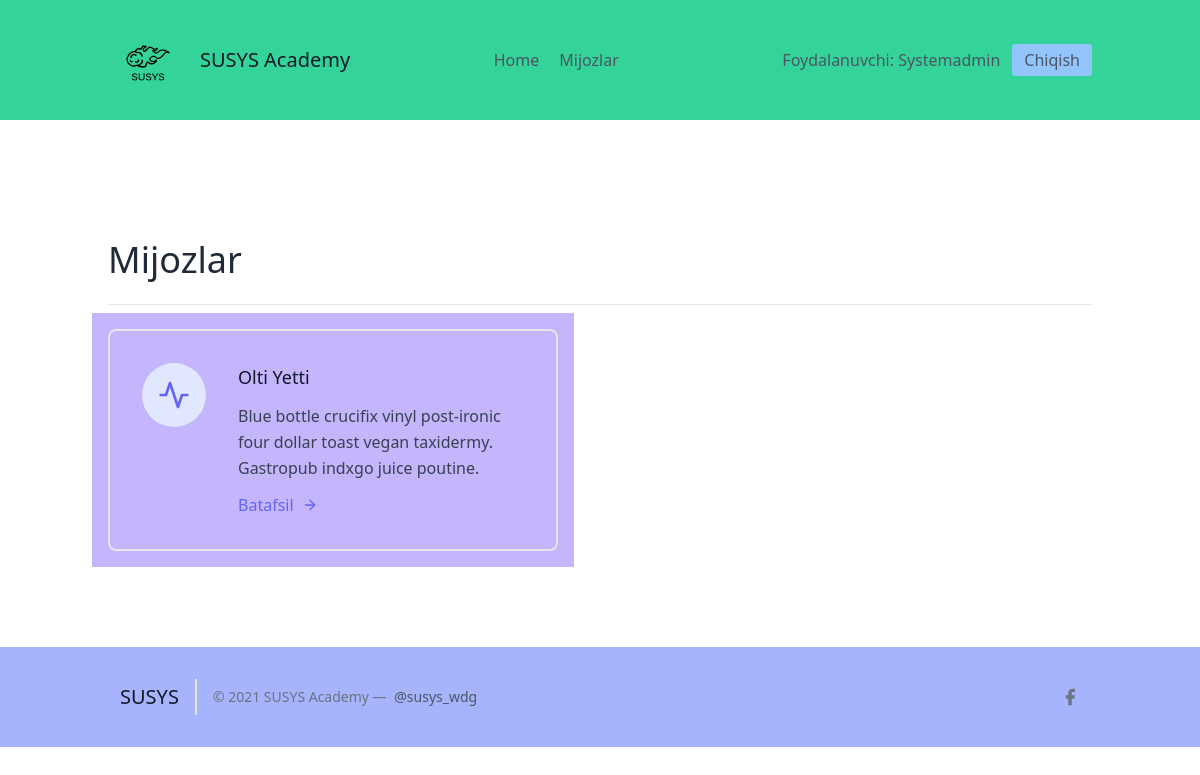
Before: /leads/ (signed in) with the older database file.
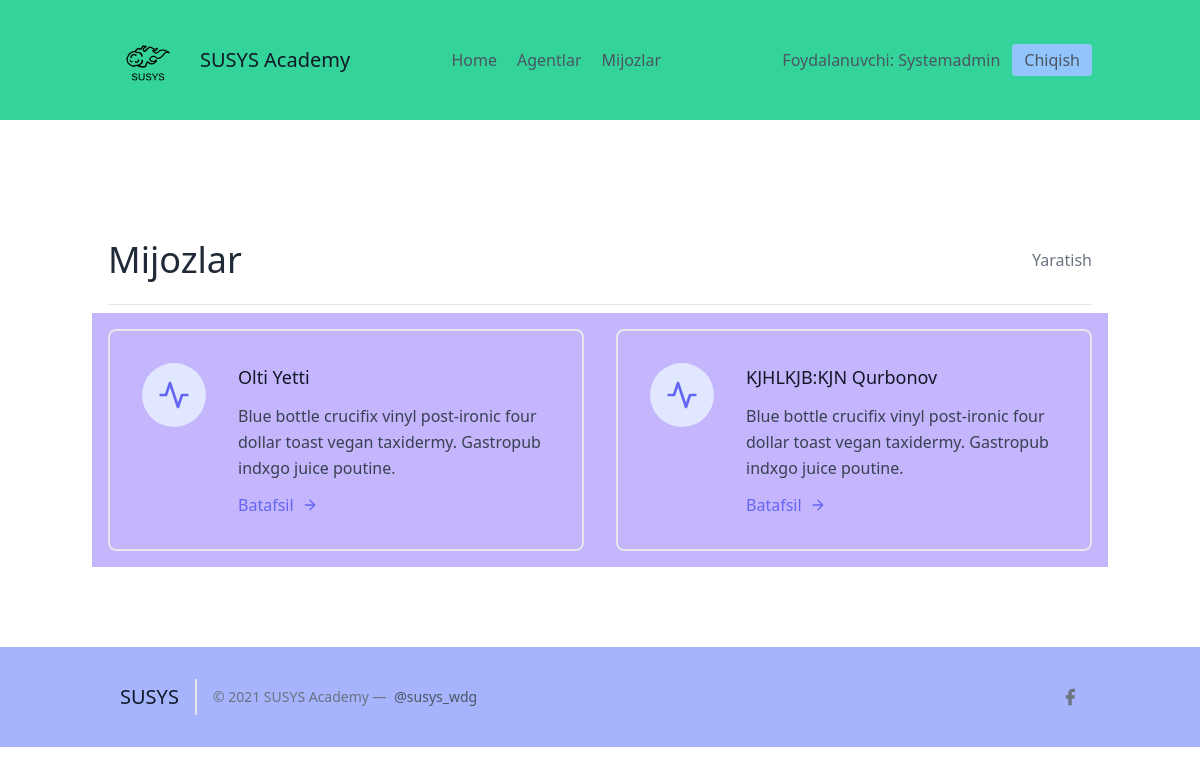
After: the same page with the newer database file.
### leads/models.py (models this page shows, shortened)
class Lead(models.Model):
    ismi = models.CharField(max_length=20)
    familiyasi = models.CharField(max_length=20)
    yoshi = models.IntegerField(default=0)
    organisation = models.ForeignKey(UserProfile, on_delete=models.CASCADE)
    agent = models.ForeignKey("Agent", null=True, blank=True, on_delete=models.SET_NULL)
    category = models.ForeignKey("Category", null=True, blank=True, on_delete=models.SET_NULL)

### leads/views.py (the view)
# urls.py: path('', LeadListView.as_view(), name="lead-list"),
class LeadListView(LoginRequiredMixin, ListView):
    template_name = "leads/leads_list.html"
    context_object_name = "leads"
    def get_queryset(self):
        user = self.request.user
        if user.is_organisor:
            queryset = Lead.objects.filter(organisation = user.userprofile)
        else:
            queryset = Lead.objects.filter(organisation = user.agent.organisation)
            queryset = queryset.filter(agent__user = self.request.user)
        return queryset
    def get_context_data(self, **kwargs):
        context = super(LeadListView, self).get_context_data(**kwargs)
        user = self.request.user
        if user.is_organisor:
            queryset = Lead.objects.filter(
                organisation = user.userprofile,
                agent__isnull = True
            )
            context.update({
                "unassigned_leads": queryset
            })
        return context

### leads/templates/leads/leads_list.html (shortened to what this page needs)
{% extends "base.html" %}
{% block content %}
<section class="text-gray-700 body-font">
    <div class="container px-5 py-24 mx-auto flex flex-wrap">
        <div class="w-full mb-6 py-6 flex justify-between items-center border-b border-gray-200">
            <div>
                <h1 class="text-4xl text-gray-800">Mijozlar</h1>
            </div>
            {% if request.user.is_organisor %}
            <div>
                <a class="text-gray-500 hover:text-blue-500" href="{% url 'leads:lead-create' %}">
                    Yaratish
                </a>
            </div>
            {% endif %}
        </div>
        <div class="flex flex-wrap -m-4">
            {% for lead in leads %}
            <div class="p-4 lg:w-1/2 md:w-full bg-purple-300">
                <div class="flex border-2 rounded-lg border-gray-200 p-8 sm:flex-row flex-col">
                    <div class="w-16 h-16 sm:mr-8 sm:mb-0 mb-4 inline-flex items-center justify-center rounded-full bg-indigo-100 text-indigo-500 flex-shrink-0">
                        <svg fill="none" stroke="currentColor" stroke-linecap="round" stroke-linejoin="round" stroke-width="2" class="w-8 h-8" viewBox="0 0 24 24">
                            <path d="M22 12h-4l-3 9L9 3l-3 9H2"></path>
                        </svg>
                    </div>
                    <div class="flex-grow">
                        <h2 class="text-gray-900 text-lg title-font font-medium mb-3">
                            {{ lead.ismi }} {{ lead.familiyasi }}
                        </h2>
                        <p class="leading-relaxed text-base">
                            Blue bottle crucifix vinyl post-ironic four dollar toast vegan taxidermy. Gastropub indxgo juice poutine.
                        </p>
                        <a href="{% url 'leads:detallar' lead.pk %}" class="mt-3 text-indigo-500 inline-flex items-center">
                            Batafsil
                            <svg fill="none" stroke="currentColor" stroke-linecap="round" stroke-linejoin="round" stroke-width="2" class="w-4 h-4 ml-2" viewBox="0 0 24 24">
                                <path d="M5 12h14M12 5l7 7-7 7"></path>
                            </svg>
                        </a>
                    </div>
                </div>
            </div>
            {% endfor %}
        </div>
    </div>
</section>
{% endblock content %}

### frontend/details/navbar.html
{% load static %}
<header class="text-gray-600 body-font bg-green-400">
  <div class="container mx-auto flex flex-wrap p-5 flex-col md:flex-row items-center">
    <a class="flex title-font font-medium items-center text-gray-900 mb-4 md:mb-0">
      <img src="{% static 'img/logo-dark.png' %}" style="width: 80px;" alt="Logo">
      <span class="ml-3 text-xl">SUSYS Academy</span>
    </a>
    <nav class="md:ml-auto md:mr-auto flex flex-wrap items-center text-base justify-center">
      <a href="/" class="mr-5 hover:text-gray-900">Home</a>
    {% if not request.user.is_authenticated %}
      </nav>
        <button class="inline-flex items-center bg-blue-300 border-0 py-1 px-3 focus:outline-none hover:bg-blue-200 rounded text-base mt-4 md:mt-0" style="margin-right: 20px">
          <a  href="{% url 'signup' %}">Ro'yxatdan o'tish
          </a>
        </button>
    {% else %}
      {% if request.user.is_organisor %}
        <a href="/agents/" class="mr-5 hover:text-gray-900">Agentlar</a>
      {% endif %}
        <a href="/leads/" class="mr-5 hover:text-gray-900">Mijozlar</a>
      </nav>
    {% endif %}
    {% if request.user.is_authenticated %}
      Foydalanuvchi: {{ request.user.username }}
      <button class="ml-3 inline-flex items-center bg-blue-300 border-0 py-1 px-3 focus:outline-none hover:bg-blue-200 rounded text-base mt-4 md:mt-0">
        <a  href="{% url 'logout' %}">Chiqish
        </a>
      </button>
    {% else %}
    <button class="inline-flex items-center bg-blue-300 border-0 py-1 px-3 focus:outline-none hover:bg-blue-200 rounded text-base mt-4 md:mt-0">
      <a href="{% url 'login' %}">Kirish
    </a>
    </button>
    {% endif %}
  </div>
</header>

Changed rows visible on the page:
changed User "Systemadmin": is_organisor False → True (drawn)
added Lead: ismi "KJHLKJB:KJN", familiyasi "Qurbonov"
Other visible differences:
text now shown: "Agentlar Yaratish"
